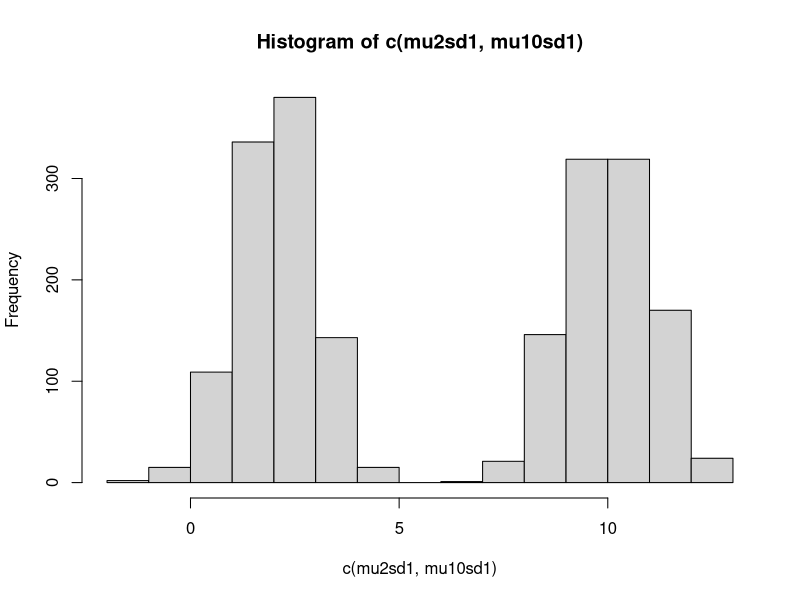
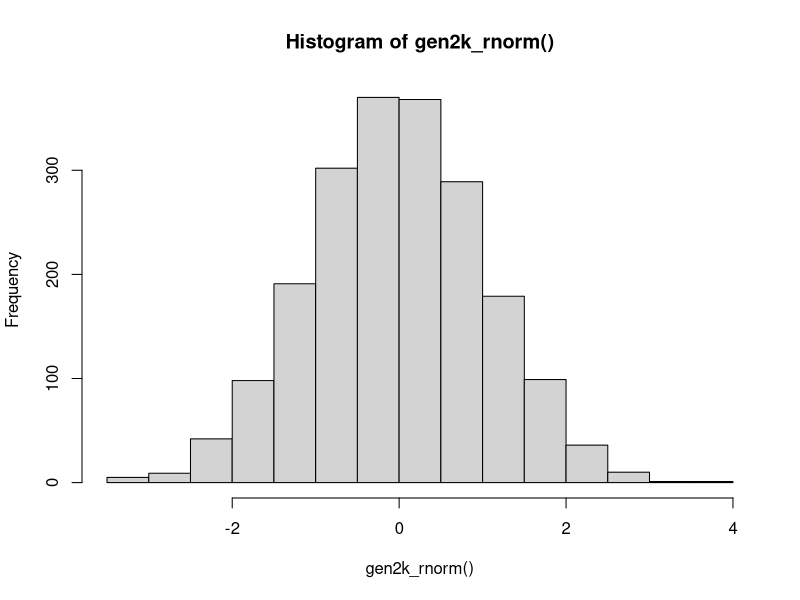
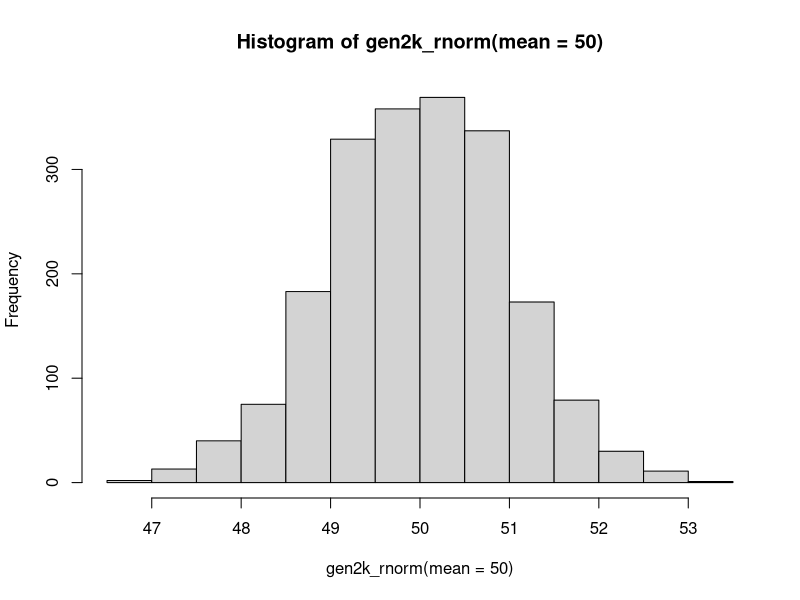

The R script that drew these images, in order:
## ---- chunk 1
add100 <- function(x) { return(x + 100) }
## ---- chunk 2
customadd <- function(z, fn) {
  return(fn(z))
}

customadd(10, add100)
## ---- chunk 3
customadd2 <- function(z, fn) {
  return( do.call(what = fn, args = list(x = z)))
}
## ---- chunk 4
addfactory <- function(m) {
  return(
    function(x) { x + m }
  )
}

add200 <- addfactory(200)
add200(10)

add500 <- addfactory(500)
add500(10)
## ---- chunk 5
rnorm_factory <- function(n) {
  return(
    function(mu, sd) { rnorm(n, mu, sd) }
  )
}

gen1k_rnorm <- rnorm_factory(1000)
mu2sd1 <- gen1k_rnorm(2, 1)
mu10sd1 <- gen1k_rnorm(10, 1)
## ---- chunk 6
hist(c(mu2sd1, mu10sd1))
## ---- chunk 7
library(purrr)

gen2k_rnorm <- partial(rnorm, n = 2000)
length(gen2k_rnorm())

hist(gen2k_rnorm())

## ---- chunk 8
hist(gen2k_rnorm(mean = 50))
## ---- chunk 9
library(tibble)

params_tbl <- tibble(mu = c(1,5,10), sd = c(1,0.5,0.3))
purrr::pmap(params_tbl, function(mu,sd) {
  rnorm(10, mu, sd)
})
